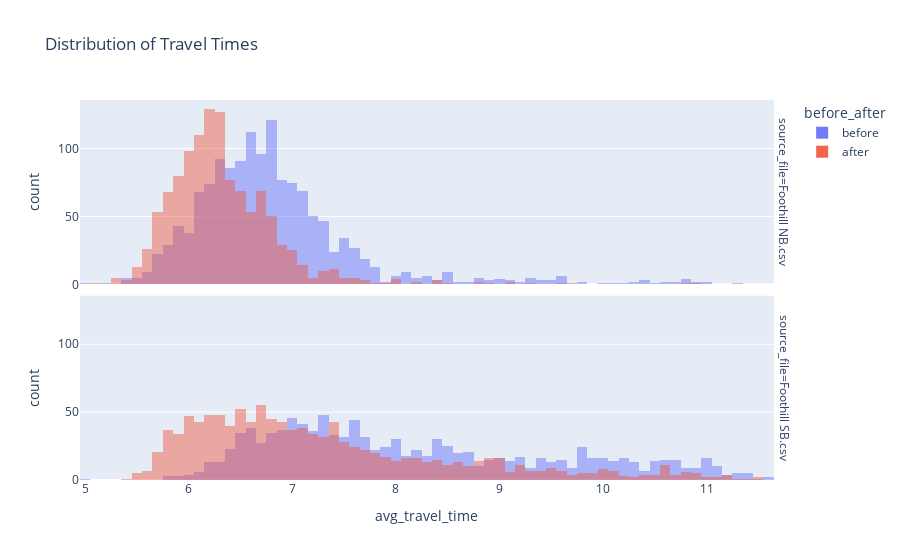

Notebook code for this chart:
### Code cell
# diagnostics. Shows histogram distribution. Travel time bins in x axis and frequency in the y axis
# why is this backwards (red is "after" now...)

fig_dist = px.histogram(filtered_data, x='avg_travel_time', color='before_after', barmode='overlay', facet_row='source_file', title='Distribution of Travel Times')
fig_dist.update_traces(opacity=0.9)

fig_dist.show()

### Figure 1 — Plotly figure (JSON) as saved in the notebook; plotly's stock layout.template omitted (floating-point values rounded to 4 significant figures; data arrays with more than 128 entries replaced by an {"elided": "..."} marker saying what was removed)
{"data": [{"alignmentgroup": "True", "bingroup": "x", "hovertemplate": "before_after=before<br>source_file=Foothill NB.csv<br>avg_travel_time=%{x}<br>count=%{y}<extra></extra>", "legendgroup": "before", "marker": {"color": "#636efa", "opacity": 0.5, "pattern": {"shape": ""}}, "name": "before", "offsetgroup": "before", "opacity": 0.9, "orientation": "v", "showlegend": true, "type": "histogram", "x": {"elided": "1430 float values"}, "xaxis": "x2", "yaxis": "y2"}, {"alignmentgroup": "True", "bingroup": "x", "hovertemplate": "before_after=before<br>source_file=Foothill SB.csv<br>avg_travel_time=%{x}<br>count=%{y}<extra></extra>", "legendgroup": "before", "marker": {"color": "#636efa", "opacity": 0.5, "pattern": {"shape": ""}}, "name": "before", "offsetgroup": "before", "opacity": 0.9, "orientation": "v", "showlegend": false, "type": "histogram", "x": {"elided": "1125 float values"}, "xaxis": "x", "yaxis": "y"}, {"alignmentgroup": "True", "bingroup": "x", "hovertemplate": "before_after=after<br>source_file=Foothill NB.csv<br>avg_travel_time=%{x}<br>count=%{y}<extra></extra>", "legendgroup": "after", "marker": {"color": "#EF553B", "opacity": 0.5, "pattern": {"shape": ""}}, "name": "after", "offsetgroup": "after", "opacity": 0.9, "orientation": "v", "showlegend": true, "type": "histogram", "x": {"elided": "1160 float values"}, "xaxis": "x2", "yaxis": "y2"}, {"alignmentgroup": "True", "bingroup": "x", "hovertemplate": "before_after=after<br>source_file=Foothill SB.csv<br>avg_travel_time=%{x}<br>count=%{y}<extra></extra>", "legendgroup": "after", "marker": {"color": "#EF553B", "opacity": 0.5, "pattern": {"shape": ""}}, "name": "after", "offsetgroup": "after", "opacity": 0.9, "orientation": "v", "showlegend": false, "type": "histogram", "x": {"elided": "1145 float values"}, "xaxis": "x", "yaxis": "y"}], "layout": {"annotations": [{"font": {}, "showarrow": false, "text": "source_file=Foothill SB.csv", "textangle": 90, "x": 0.98, "xanchor": "left", "xref": "paper", "y": 0.2425, "yanchor": "middle", "yref": "paper"}, {"font": {}, "showarrow": false, "text": "source_file=Foothill NB.csv", "textangle": 90, "x": 0.98, "xanchor": "left", "xref": "paper", "y": 0.7575, "yanchor": "middle", "yref": "paper"}], "barmode": "overlay", "legend": {"title": {"text": "before_after"}, "tracegroupgap": 0}, "title": {"text": "Distribution of Travel Times"}, "xaxis": {"anchor": "y", "domain": [0, 0.98], "title": {"text": "avg_travel_time"}}, "xaxis2": {"anchor": "y2", "domain": [0, 0.98], "matches": "x", "showticklabels": false}, "yaxis": {"anchor": "x", "domain": [0, 0.485], "title": {"text": "count"}}, "yaxis2": {"anchor": "x2", "domain": [0.515, 1], "matches": "y", "title": {"text": "count"}}}}
